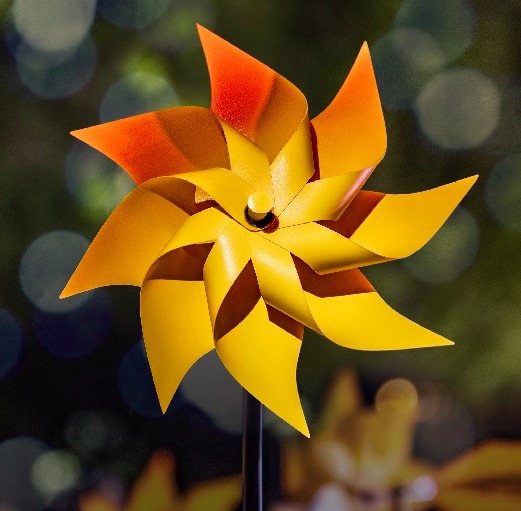
#> input picture 18JE0292_A4/img1.png, 521 x 511 px
$ python Q1.py
#> lines starting #> are read from the running program, lines starting #| are printed output that depends on the picture
#!/usr/bin/env python3
# -*- coding: utf-8 -*-
"""
Created on Tue Feb  1 15:09:31 2022

@author: dhyeybm
"""

import cv2
import numpy as np
def find_edge(img,filter_x,filter_y,filter_name):
    x,y = img.shape
    g_x = np.zeros((x,y))
    g_y = np.zeros((x,y))
    dx = [0,0,0,1,1,1,2,2,2]
    dy = [0,1,2,0,1,2,0,1,2]
    for i in range(1,x-1):
        for j in range(1,y-1):
            for idx in range(9):
                g_x[i,j] = g_x[i,j] + img[i+dx[idx]-1,j+dy[idx]-1]*filter_x[dx[idx],dy[idx]]
                g_y[i,j] = g_y[i,j] + img[i+dx[idx]-1,j+dy[idx]-1]*filter_y[dx[idx],dy[idx]]
    g =  np.round(np.sqrt(np.add(np.square(g_x),np.square(g_y))))

    # print(g_x)
    # print(g_y)
    # print(g)
    g_x = np.abs(g_x)
    g_y = np.abs(g_y)

    g = g.astype('uint8')
    g_x = g_x.astype('uint8')
    g_y = g_y.astype('uint8')
    # print(g)
    cv2.imshow(filter_name+" X",g_x)
    cv2.waitKey(0)

    cv2.imshow(filter_name+" Y",g_y)
    cv2.waitKey(0)

    # print(g)
    cv2.imshow(filter_name+" Sum",g)
    cv2.waitKey(0)

img = cv2.imread('img1.png', 0)
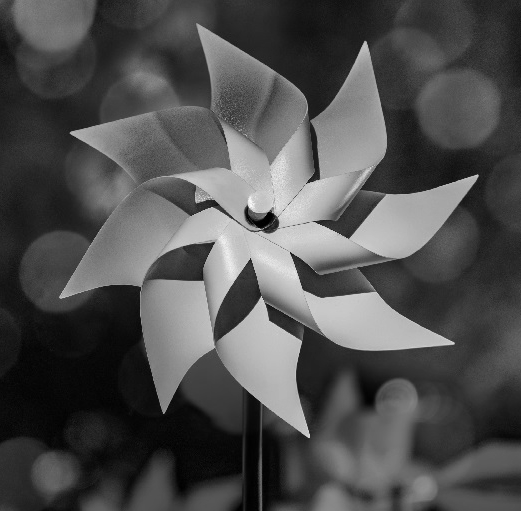
#> img: shape (511, 521); min 0, max 250, mean 79
cv2.imshow("Original", img)
cv2.waitKey(0)
img = img.astype('int')
sobel_x = np.array([[-1,-2,-1],[0,0,0],[1,2,1]])
sobel_y = np.array([[-1,0,1],[-2,0,2],[-1,0,1]])
find_edge(img,sobel_x,sobel_y,"Sobel")
#> after the loop in find_edge, `for i in range(1,x-1):`:
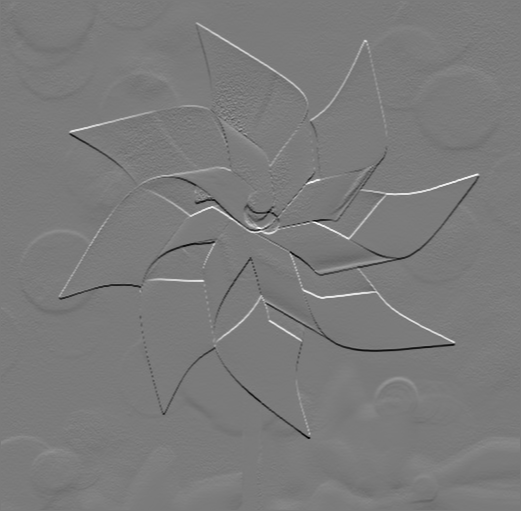
#> g_x: shape (511, 521) float64; min -660, max 705, mean 0.2; drawn with min black and max white
#> after the loop in find_edge, `for i in range(1,x-1):`:
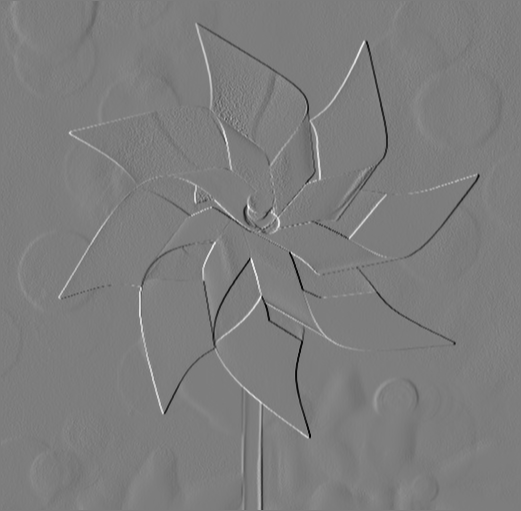
#> g_y: shape (511, 521) float64; min -687, max 707, mean 0.3; drawn with min black and max white
#> in find_edge, `g = g.astype('uint8')`:
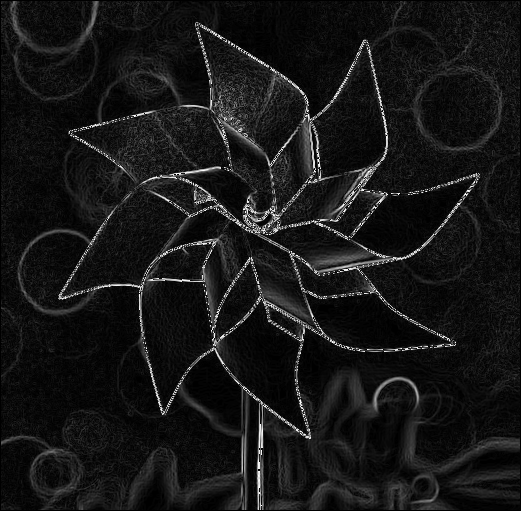
#> g: shape (511, 521); min 0, max 255, mean 22.5

prewitt_x = np.array([[-1,-1,-1],[0,0,0],[1,1,1]])
prewitt_y = np.array([[-1,0,1],[-1,0,1],[-1,0,1]])
find_edge(img,prewitt_x,prewitt_y,"Prewitt")
#> call 2 of find_edge, with filter_x = array of shape (3, 3), filter_y = array of shape (3, 3), filter_name = 'Prewitt'
#> in find_edge (call 2), `g = g.astype('uint8')`:
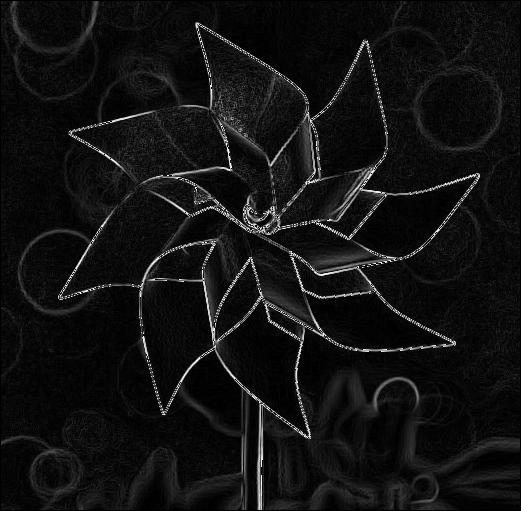
#> g: shape (511, 521); min 0, max 255, mean 17.9
#> in find_edge (call 2), `g_x = g_x.astype('uint8')`:
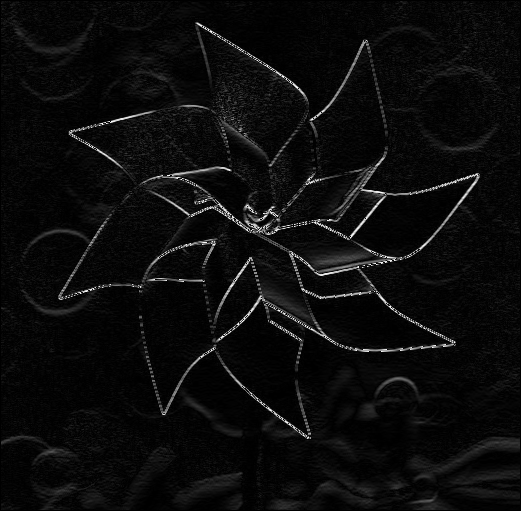
#> g_x: shape (511, 521); min 0, max 255, mean 11.9
#> in find_edge (call 2), `g_y = g_y.astype('uint8')`:
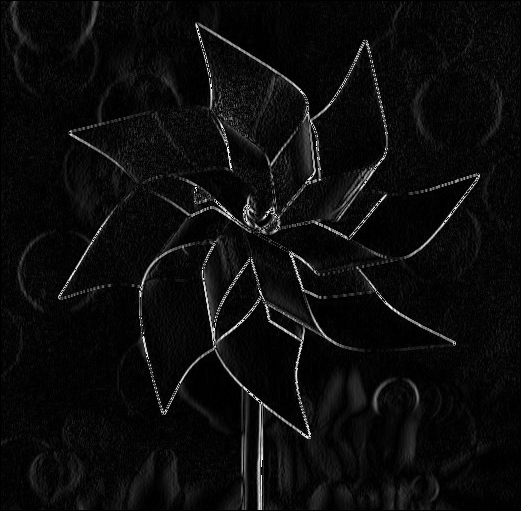
#> g_y: shape (511, 521); min 0, max 255, mean 12.3

cv2.destroyAllWindows()

$ run again, with 18JE0292_A4/img2.png copied over 18JE0292_A4/img1.png
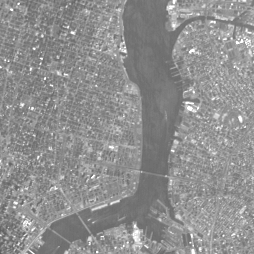
#> input picture 18JE0292_A4/img2.png, 254 x 254 px
#> img is the input picture: shape (254, 254); min 91, max 255, mean 143.7
#> after the loop in find_edge, `for i in range(1,x-1):`:
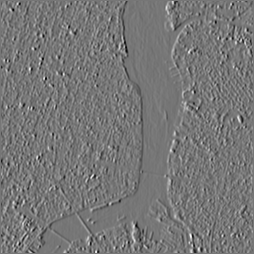
#> g_y: shape (254, 254) float64; min -492, max 563, mean 0.5; drawn with min black and max white
#> in find_edge (call 2), `g_y = g_y.astype('uint8')`:
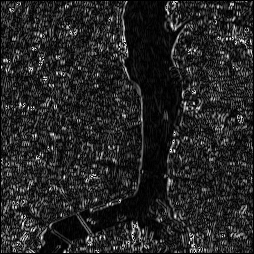
#> g_y: shape (254, 254); min 0, max 255, mean 36.8

$ run again, with 18JE0292_A4/img3.png copied over 18JE0292_A4/img1.png
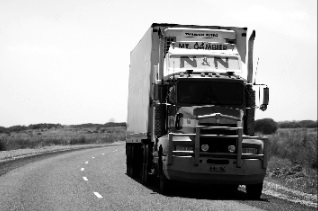
#> input picture 18JE0292_A4/img3.png, 318 x 211 px
#> img is the input picture: shape (211, 318); min 0, max 255, mean 157.5
#> after the loop in find_edge, `for i in range(1,x-1):`:
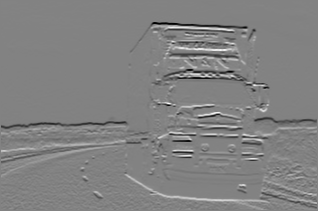
#> g_x: shape (211, 318) float64; min -996, max 950, mean -4.2; drawn with min black and max white
#> in find_edge (call 2), `g_y = g_y.astype('uint8')`:
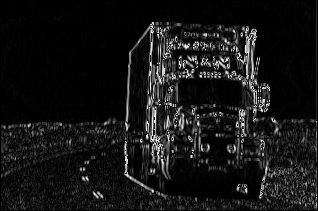
#> g_y: shape (211, 318); min 0, max 255, mean 21.5
